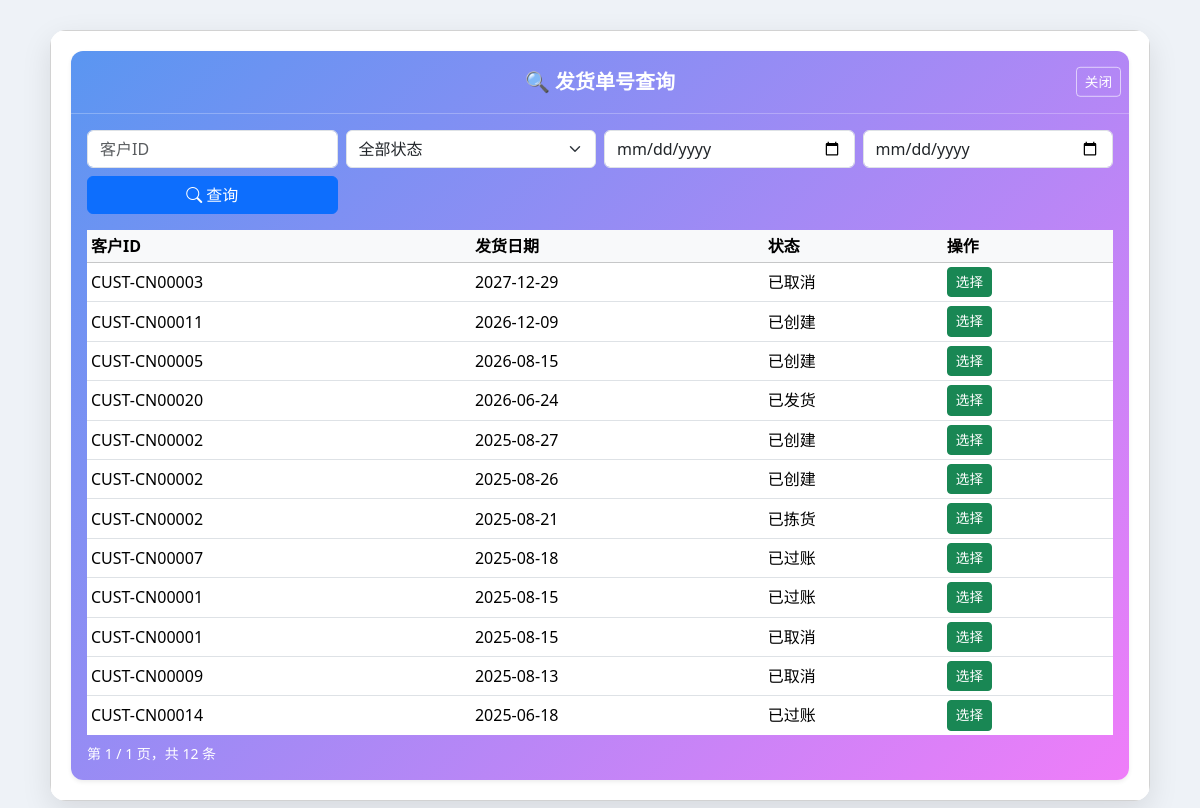
The app's page /delivery/delivery_helper, older data.
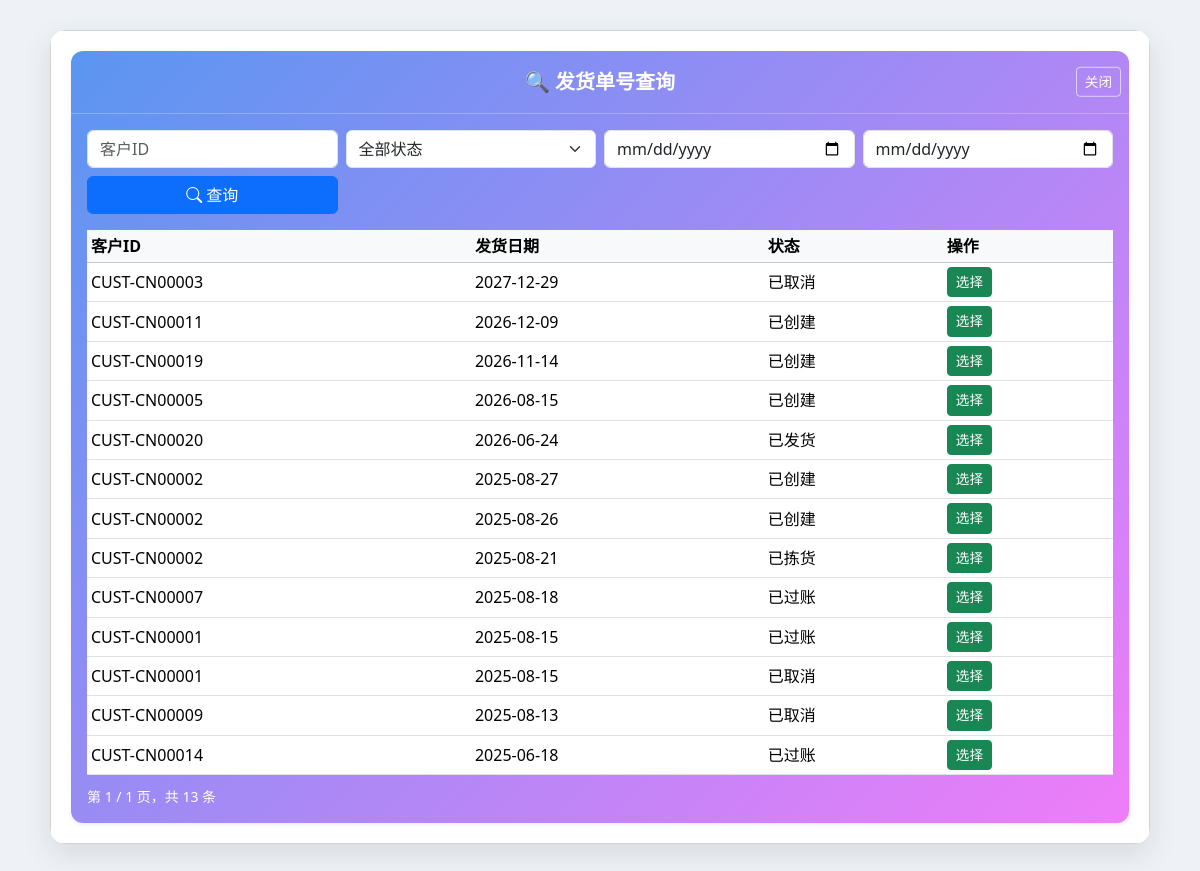
The same page, newer data.
### delivery/models.py (models this page shows)
class DeliveryNote(db.Model):
    __tablename__ = 'DeliveryNote'
    delivery_note_id = db.Column(db.String(255), primary_key=True)
    picking_task_id = db.Column(db.String(255), db.ForeignKey('PickingTask.task_id'), nullable=False)
    sales_order_id = db.Column(db.String(255), db.ForeignKey('SalesOrder.sales_order_id'), nullable=False)
    delivery_date = db.Column(db.DateTime, nullable=False)
    warehouse_code = db.Column(db.String(255), nullable=False)
    status = db.Column(db.Enum(
        '已创建',
        '已拣货',
        '已发货',
        '已过账',
        '已取消'
    ), default='已创建', nullable=False)
    posted_by = db.Column(db.String(255))
    posted_at = db.Column(db.DateTime)
    created_by = db.Column(db.String(255))
    remarks = db.Column(db.Text)
    items = db.relationship('DeliveryItem', backref='delivery_note', cascade='all, delete-orphan', lazy=True)
    sales_order = db.relationship('SalesOrder', backref='delivery_notes')
    picking_task = db.relationship('PickingTask', backref='delivery_note')
    VALID_TRANSITIONS = {
        '已创建': ['已拣货', '已取消'],
        '已拣货': ['已发货', '已取消'],
        '已发货': ['已过账'],
        '已过账': [],
        '已取消': []
    }

### order/models.py (models this page shows)
class SalesOrder(db.Model):
    __tablename__ = 'SalesOrder'
    sales_order_id = db.Column(db.String(255), primary_key=True)
    customer_id = db.Column(db.String(255), nullable=False)
    quotation_id = db.Column(db.String(255))
    order_date = db.Column(db.DateTime, nullable=False)
    required_delivery_date = db.Column(db.Date, nullable=False)
    status = db.Column(db.String(255))
    total_amount = db.Column(db.Numeric, nullable=False)
    credit_check_result = db.Column(db.String(255))
    remarks = db.Column(db.String(255))
    items = db.relationship('OrderItem', backref='order', lazy=True, cascade="all, delete-orphan")

### delivery/views.py (the view)
@delivery_bp.route('/delivery_helper', methods=['GET'])
def delivery_helper():
    q = {
        'delivery_id': request.args.get('delivery_id', '').strip(),
        'sales_order_id': request.args.get('sales_order_id', '').strip(),
        'customer_id': request.args.get('customer_id', '').strip(),
        'status': request.args.get('status', '').strip(),
        'date_from': request.args.get('date_from', '').strip(),
        'date_to': request.args.get('date_to', '').strip(),
    }
    page = request.args.get('page', 1, type=int)
    per_page = request.args.get('per_page', 20, type=int)
    query = DeliveryNote.query.options(joinedload(DeliveryNote.sales_order)).join(
        SalesOrder, DeliveryNote.sales_order_id == SalesOrder.sales_order_id
    )
    filters = []
    if q['delivery_id']:
        filters.append(DeliveryNote.delivery_note_id.ilike(f"%{q['delivery_id']}%"))
    if q['sales_order_id']:
        filters.append(DeliveryNote.sales_order_id.ilike(f"%{q['sales_order_id']}%"))
    if q['customer_id']:
        filters.append(SalesOrder.customer_id.ilike(f"%{q['customer_id']}%"))
    if q['status']:
        filters.append(DeliveryNote.status == q['status'])
    if q['date_from']:
        try:
            df = datetime.strptime(q['date_from'], '%Y-%m-%d')
            filters.append(DeliveryNote.delivery_date >= df)
        except ValueError:
            pass
    if q['date_to']:
        try:
            dt = datetime.strptime(q['date_to'], '%Y-%m-%d') + timedelta(days=1)
            filters.append(DeliveryNote.delivery_date < dt)
        except ValueError:
            pass
    if filters:
        query = query.filter(and_(*filters))
    query = query.order_by(DeliveryNote.delivery_date.desc(), DeliveryNote.delivery_note_id.desc())
    pagination = query.paginate(page=page, per_page=per_page, error_out=False)
    args = request.args.to_dict()
    args.pop('page', None)  # 去掉 page 避免冲突
    return render_template('delivery/delivery_helper.html', items=pagination.items, pagination=pagination, args=args)

### templates/delivery/delivery_helper.html (shortened to what this page needs)
{% extends 'delivery/base_popup.html' %}
{% block content %}
<div class="card gradient-bg shadow-sm">
  <div class="card-header position-relative py-3 text-center">
    <strong class="text-white fs-5">🔍 发货单号查询</strong>
    <button type="button" class="btn btn-sm btn-outline-light position-absolute top-50 end-0 translate-middle-y me-2"
            onclick="window.close()">关闭</button>
  </div>
  <div class="card-body">
    <form method="get" class="row g-2 mb-3">
      <div class="col-md-3">
        <input type="text" name="customer_id"
               value="{{ request.args.get('customer_id','') }}"
               class="form-control" placeholder="客户ID">
      </div>
      <div class="col-md-3">
        <select name="status" class="form-select">
          <option value="">全部状态</option>
        </select>
      </div>
      <div class="col-md-3">
        <input type="date" name="date_from"
               value="{{ request.args.get('date_from','') }}"
               class="form-control">
      </div>
      <div class="col-md-3">
        <input type="date" name="date_to"
               value="{{ request.args.get('date_to','') }}"
               class="form-control">
      </div>
      <div class="col-md-3">
        <button class="btn btn-primary w-100"><i class="bi bi-search"></i> 查询</button>
      </div>
    </form>
    {% if items %}
    <div class="table-responsive" style="max-height: 60vh;">
      <table class="table table-hover table-sm align-middle">
        <thead class="table-light sticky-top">
          <tr>
            <th>客户ID</th>
            <th>发货日期</th>
            <th>状态</th>
            <th>操作</th>
          </tr>
        </thead>
        <tbody>
          {% for r in items %}
          <tr>
            <td>{{ r.sales_order.customer_id if r.sales_order else '-' }}</td>
            <td>{{ r.delivery_date.strftime('%Y-%m-%d') }}</td>
            <td>{{ r.status }}</td>
            <td>
              <button type="button" class="btn btn-success btn-sm"
                data-delivery-note-id="{{ r.delivery_note_id }}"
                onclick="selectDelivery(this)">
                选择
              </button>
            </td>
          </tr>
          {% endfor %}
        </tbody>
      </table>
    </div>
    {% if pagination %}
    <div class="d-flex justify-content-between mt-2">
      <span class="text-white small">第 {{ pagination.page }} / {{ pagination.pages }} 页，共 {{ pagination.total }} 条</span>
    </div>
    {% endif %}
    {% elif request.args %}
    <div class="text-white">没有找到匹配记录</div>
    {% endif %}
  </div>
</div>
{% endblock %}

Row changes from the older to the newer data that the page shows:
added DeliveryNote: sales_order "CUST-CN00019", delivery_date "2026-11-14", status "已创建"
Text that changed along with them:
{{ pagination.total }}: "12" → "13"
